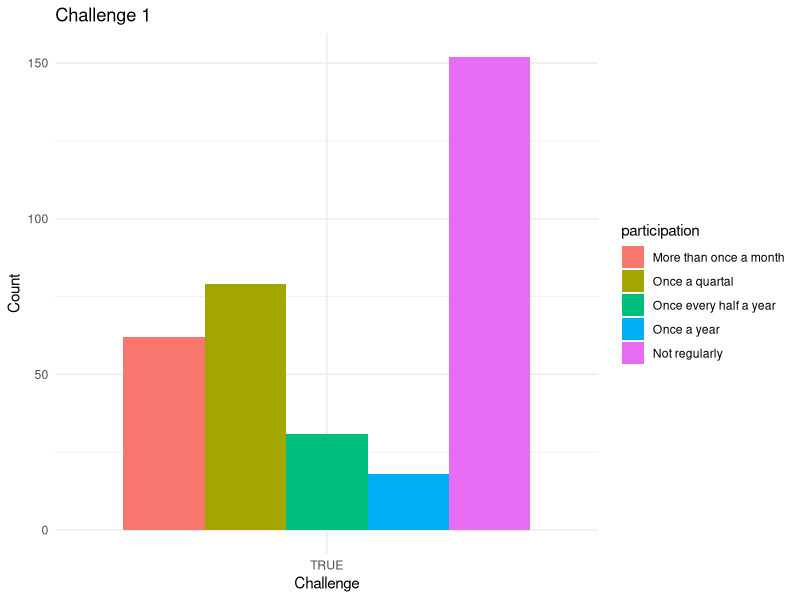
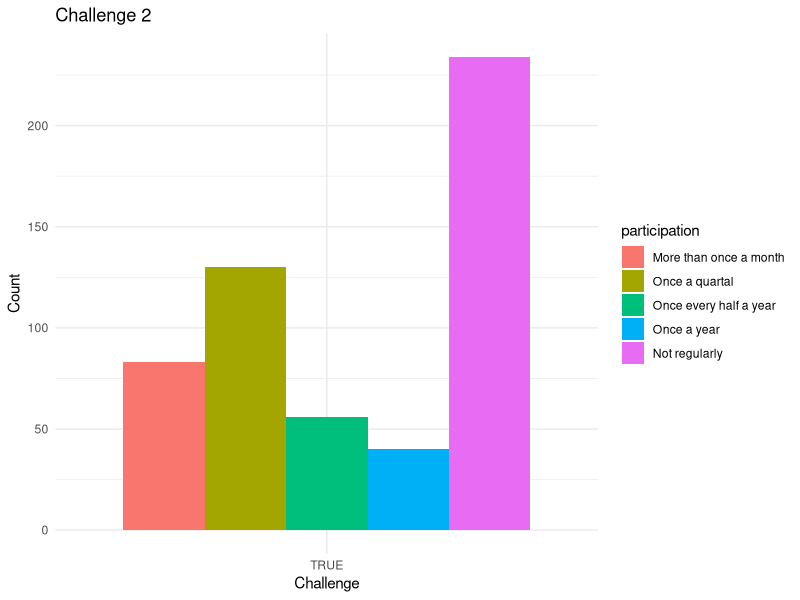
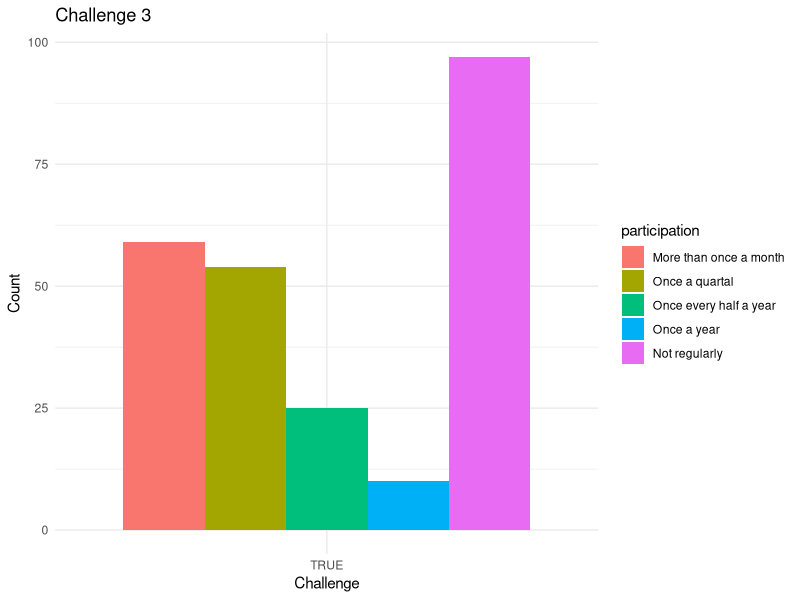
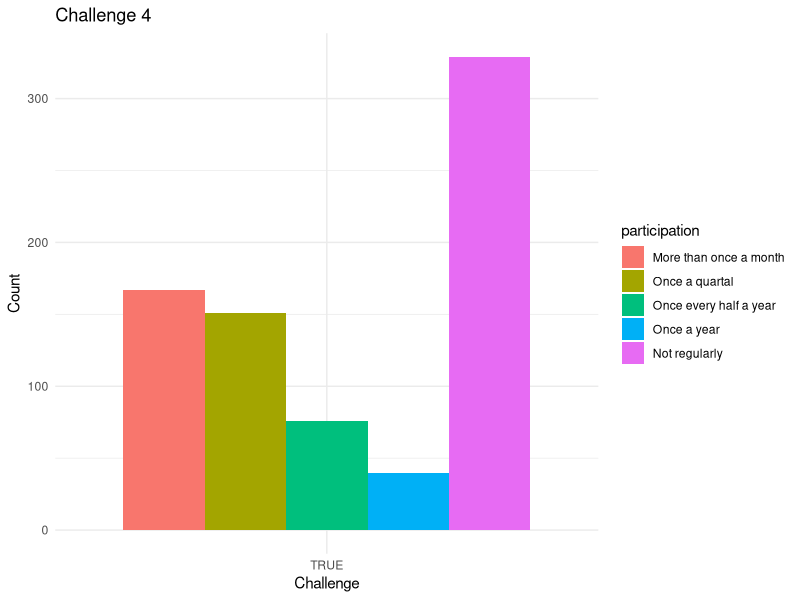
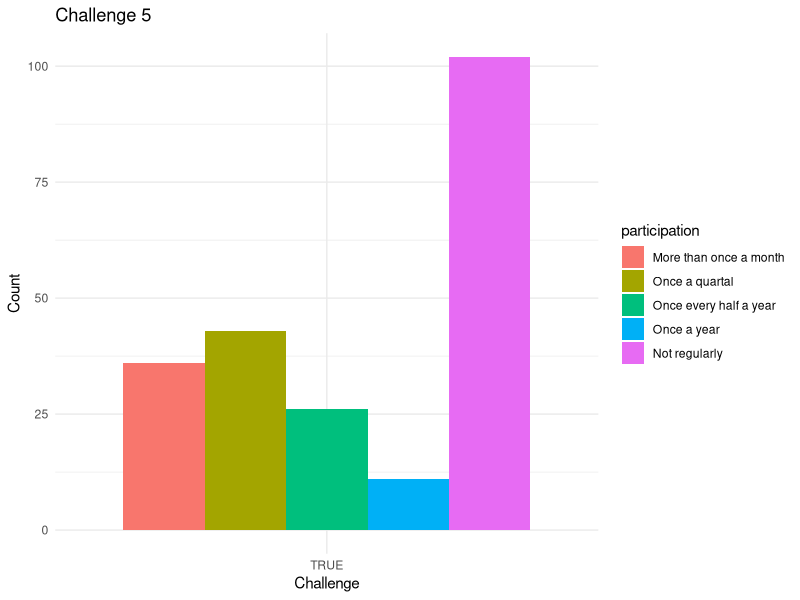
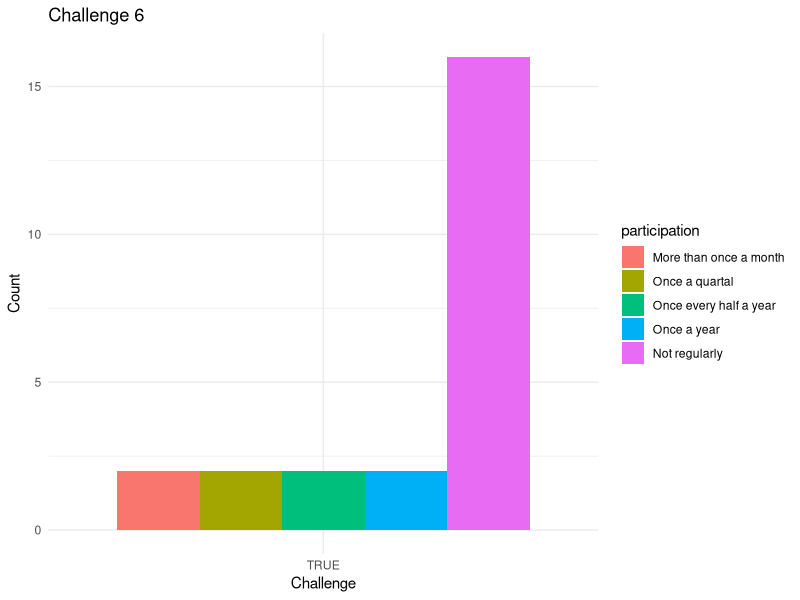
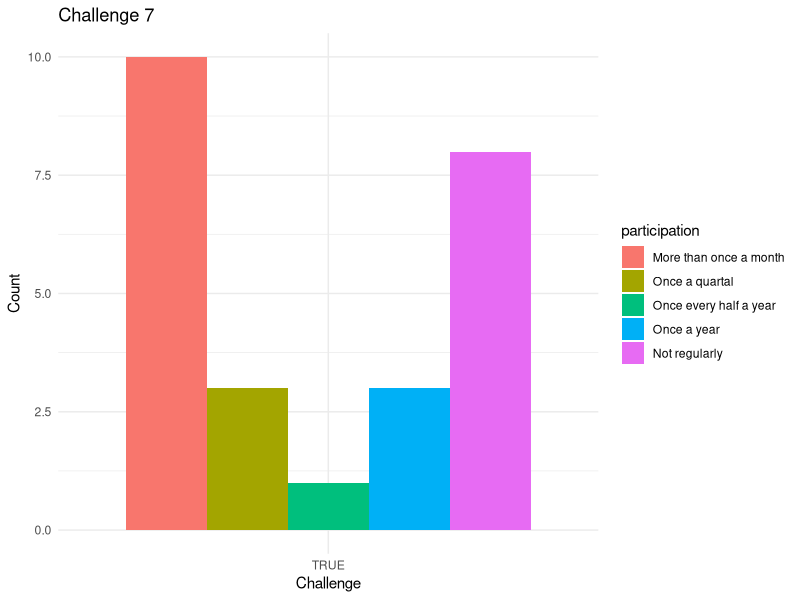
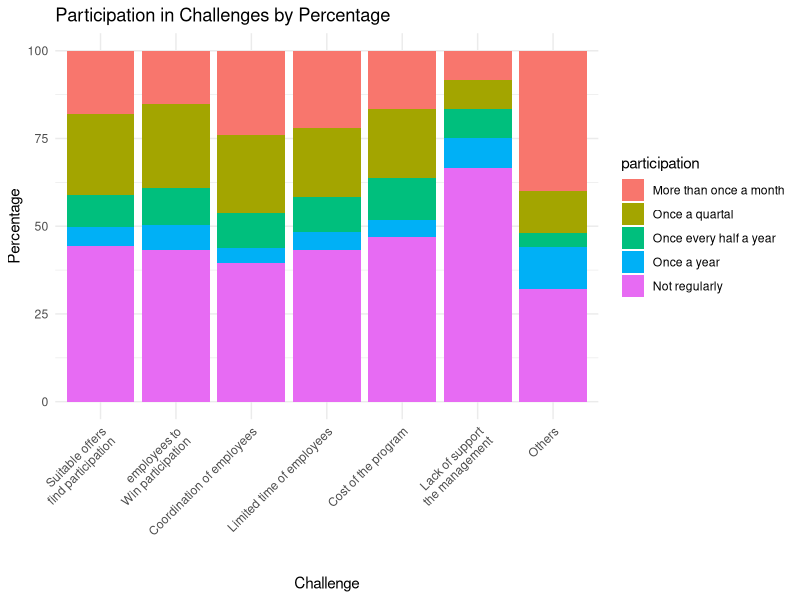

Reproduce these figures in R, in order.
## ---- chunk 1
knitr::opts_chunk$set(echo = TRUE)
## ---- chunk 2
library(readxl)
wholeSet <- read_excel("MUE.2022.for.LMU.xlsx")
data <- wholeSet[, c(60, 62, 63, 64, 65, 66, 67, 68)]
data <- na.omit(data) # delete rows with NA
todelete <- c()
for (i in 1:nrow(data)) {
  if (-2 %in% data[i, 1] || -9 %in% data[i, 1]) {
    todelete <- c(todelete, i)
  }
}
data <- data[-todelete, ]
colnames(data) <- c("participation", "challenge1", "challenge2", "challenge3", "challenge4", "challenge5", "challenge6", "challenge7")
library(ggplot2)
library(reshape2)

data$participation <- factor(data$participation, 
                             levels = c(1, 2, 3, 4, -1),
                             labels = c("More than once a month", "Once a quartal", "Once every half a year", "Once a year", "Not regularly"))

# generate a graph for each challenge and only includes TRUE
for(i in 2:8) {
  # select lines to be TRUE 
  filtered_data <- data[data[[i]] == TRUE, c(1, i)]
  
  p <- ggplot(filtered_data, aes_string(x = names(filtered_data)[2], fill = "participation")) +
    geom_bar(position = "dodge") +
    labs(title = paste("Challenge", i-1),
         x = "Challenge",
         y = "Count") +
    theme_minimal()
  
  print(p)
}
library(ggplot2)
library(reshape2)
library(dplyr)

# change the data to long form 
data_long <- melt(data, id.vars = "participation", variable.name = "challenge", value.name = "presence")
data_long <- data_long[data_long$presence == TRUE, ]

# caculate the percentage of each challenge
data_percentage <- data_long %>%
  group_by(challenge, participation) %>%
  summarise(count = n()) %>%
  mutate(total = sum(count),
         percent = count / total * 100)

# plot
ggplot(data_percentage, aes(fill = participation, y = percent, x = challenge)) +
  geom_bar(position = "stack", stat = "identity") +
   scale_x_discrete(labels = c("Suitable offers
                              find participation", 
                              "employees to
                              Win participation", 
                              "Coordination of employees", 
                              "Limited time of employees", 
                              "Cost of the program", 
                              "Lack of support
                              the management", 
                              "Others")) +
  labs(title = "Participation in Challenges by Percentage",
       x = "Challenge",
       y = "Percentage") +
  theme_minimal() +
  theme(axis.text.x = element_text(angle = 45, hjust = 1))

## ---- chunk 3
summary(cars)
## ---- chunk 4
plot(pressure)
